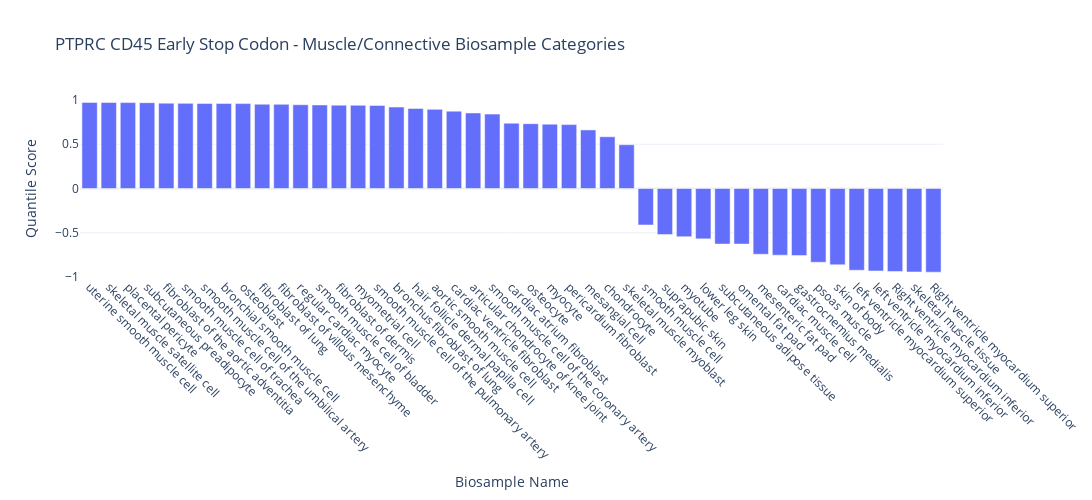
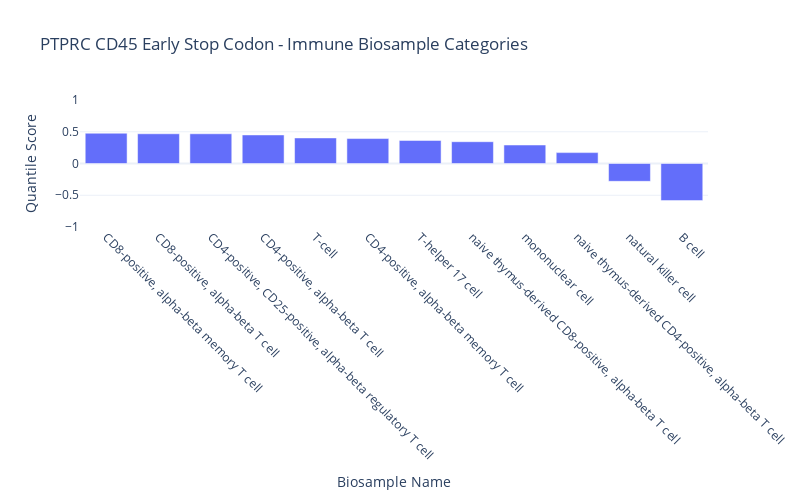
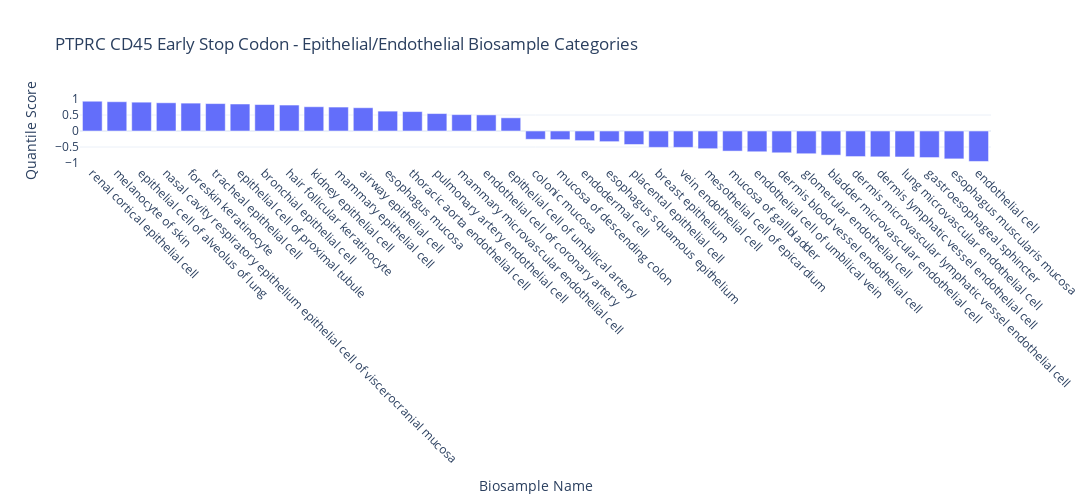
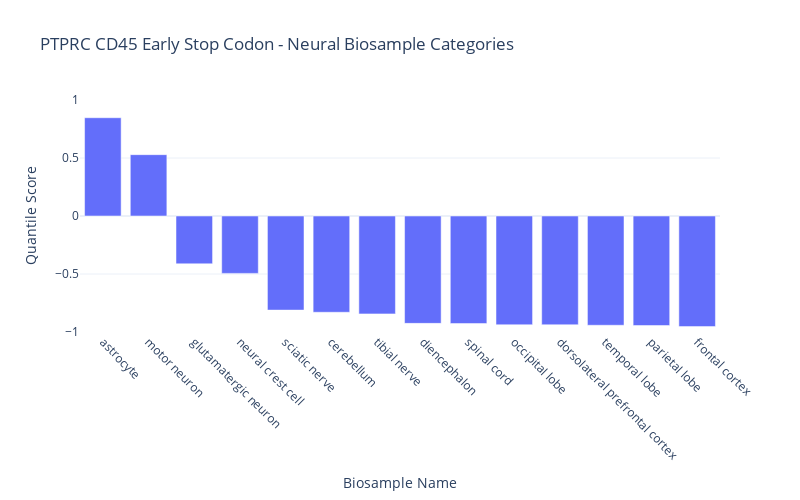

Notebook source saved alongside these figures, in order:
### Code cell
# Visualize quantile scores for all biosample names, creating separate plots for each category
import plotly.express as px
import plotly.graph_objects as go
import pandas as pd
import numpy as np
import os


# Function to map cell type to broad category
def map_category(cell):
    cell_lower = cell.lower()
    for category, keywords in categories.items():
        for keyword in keywords:
            if keyword.lower() in cell_lower:
                return category
    return "other"


# Apply mapping
rna_df["biosample_category"] = rna_df["biosample_name"].apply(map_category)

# Filter out "other" category and sort by category and quantile_score for better visualization
rna_df_filtered = rna_df[rna_df["biosample_category"] != "other"]

# Get unique categories
unique_categories = rna_df_filtered["biosample_category"].unique()

# Create output directory if it doesn't exist
output_dir = f"alphagenome_{gene}"
os.makedirs(output_dir, exist_ok=True)

# Create separate plots for each category
for category in unique_categories:
    category_data = rna_df_filtered[rna_df_filtered["biosample_category"] == category]
    category_data_sorted = category_data.sort_values("quantile_score", ascending=False)

    # Create bar plot for this category
    fig = px.bar(
        category_data_sorted,
        x="biosample_name",
        y="quantile_score",
        title=f"{gene_variant_name} - {category.replace('_', ' ').title()} Biosample Categories",
        labels={
            "quantile_score": "Quantile Score",
            "biosample_name": "Biosample Name",
        },
        width=max(
            800, len(category_data_sorted) * 30
        ),  # Adjust width based on number of items
        height=500,
        template="plotly_white",
    )

    # Update layout for better readability and consistent y-axis
    fig.update_layout(
        xaxis_tickangle=45,
        xaxis_title="Biosample Name",
        yaxis_title="Quantile Score",
        yaxis=dict(range=[-1, 1]),  # Set consistent y-axis range
    )

    # Export to files
    # Clean both gene_variant and category for safe filename
    clean_gene_variant = gene_variant_name.replace("/", "").replace(" ", "_")
    clean_category = category.replace("/", "_").replace(" ", "_")
    filename_base = f"{clean_gene_variant}_{clean_category}"
    jpg_filename = os.path.join(output_dir, f"{filename_base}.jpg")

    # Save as JPG (static image)
    fig.write_image(jpg_filename, width=fig.layout.width, height=fig.layout.height)

    # Show the plot
    fig.show()

    print(
        f"\n{category.replace('_', ' ').title()} category: {len(category_data_sorted)} biosample categories"
    )
    print("-" * 50)

print(f"\nAll plots exported to '{output_dir}' directory")

### Figure 1 — Plotly figure (JSON) as saved in the notebook; plotly's stock layout.template omitted (floating-point values rounded to 4 significant figures)
{"data": [{"hovertemplate": "Biosample Name=%{x}<br>Quantile Score=%{y}<extra></extra>", "legendgroup": "", "marker": {"color": "#636efa", "pattern": {"shape": ""}}, "name": "", "orientation": "v", "showlegend": false, "textposition": "auto", "type": "bar", "x": ["uterine smooth muscle cell", "skeletal muscle satellite cell", "placental pericyte", "subcutaneous preadipocyte", "fibroblast of the aortic adventitia", "smooth muscle cell of trachea", "smooth muscle cell of the umbilical artery", "bronchial smooth muscle cell", "osteoblast", "fibroblast of lung", "fibroblast of villous mesenchyme", "regular cardiac myocyte", "smooth muscle cell of bladder", "fibroblast of dermis", "myometrial cell", "smooth muscle cell of the pulmonary artery", "bronchus fibroblast of lung", "hair follicle dermal papilla cell", "aortic smooth muscle cell", "cardiac ventricle fibroblast", "articular chondrocyte of knee joint", "smooth muscle cell of the coronary artery", "cardiac atrium fibroblast", "osteocyte", "myocyte", "pericardium fibroblast", "mesangial cell", "chondrocyte", "skeletal muscle myoblast", "smooth muscle cell", "suprapubic skin", "myotube", "lower leg skin", "subcutaneous adipose tissue", "omental fat pad", "mesenteric fat pad", "cardiac muscle cell", "gastrocnemius medialis", "psoas muscle", "skin of body", "left ventricle myocardium superior", "left ventricle myocardium inferior", "Right ventricle myocardium inferior", "skeletal muscle tissue", "Right ventricle myocardium superior"], "xaxis": "x", "y": [0.973, 0.9717, 0.9704, 0.9697, 0.9645, 0.962, 0.9612, 0.9612, 0.9594, 0.9524, 0.9513, 0.9468, 0.9443, 0.9418, 0.9405, 0.9391, 0.9205, 0.9051, 0.8941, 0.874, 0.8535, 0.8405, 0.7379, 0.7326, 0.7273, 0.7218, 0.6618, 0.5844, 0.4946, -0.4123, -0.5203, -0.5451, -0.569, -0.6281, -0.6281, -0.7432, -0.7533, -0.7583, -0.8336, -0.8626, -0.9239, -0.9319, -0.9377, -0.9431, -0.9456], "yaxis": "y"}], "layout": {"barmode": "relative", "height": 500, "legend": {"tracegroupgap": 0}, "title": {"text": "PTPRC CD45 Early Stop Codon - Muscle/Connective Biosample Categories"}, "width": 1350, "xaxis": {"anchor": "y", "domain": [0, 1], "tickangle": 45, "title": {"text": "Biosample Name"}}, "yaxis": {"anchor": "x", "domain": [0, 1], "range": [-1, 1], "title": {"text": "Quantile Score"}}}}

### Figure 2 — Plotly figure (JSON) as saved in the notebook; plotly's stock layout.template omitted (floating-point values rounded to 4 significant figures)
{"data": [{"hovertemplate": "Biosample Name=%{x}<br>Quantile Score=%{y}<extra></extra>", "legendgroup": "", "marker": {"color": "#636efa", "pattern": {"shape": ""}}, "name": "", "orientation": "v", "showlegend": false, "textposition": "auto", "type": "bar", "x": ["CD8-positive, alpha-beta memory T cell", "CD8-positive, alpha-beta T cell", "CD4-positive, CD25-positive, alpha-beta regulatory T cell", "CD4-positive, alpha-beta T cell", "T-cell", "CD4-positive, alpha-beta memory T cell", "T-helper 17 cell", "naive thymus-derived CD8-positive, alpha-beta T cell", "mononuclear cell", "naive thymus-derived CD4-positive, alpha-beta T cell", "natural killer cell", "B cell"], "xaxis": "x", "y": [0.477, 0.4681, 0.4681, 0.4498, 0.4027, 0.393, 0.3633, 0.3431, 0.2913, 0.1713, -0.2807, -0.5844], "yaxis": "y"}], "layout": {"barmode": "relative", "height": 500, "legend": {"tracegroupgap": 0}, "title": {"text": "PTPRC CD45 Early Stop Codon - Immune Biosample Categories"}, "width": 800, "xaxis": {"anchor": "y", "domain": [0, 1], "tickangle": 45, "title": {"text": "Biosample Name"}}, "yaxis": {"anchor": "x", "domain": [0, 1], "range": [-1, 1], "title": {"text": "Quantile Score"}}}}

### Figure 3 — Plotly figure (JSON) as saved in the notebook; plotly's stock layout.template omitted (floating-point values rounded to 4 significant figures)
{"data": [{"hovertemplate": "Biosample Name=%{x}<br>Quantile Score=%{y}<extra></extra>", "legendgroup": "", "marker": {"color": "#636efa", "pattern": {"shape": ""}}, "name": "", "orientation": "v", "showlegend": false, "textposition": "auto", "type": "bar", "x": ["renal cortical epithelial cell", "melanocyte of skin", "epithelial cell of alveolus of lung", "nasal cavity respiratory epithelium epithelial cell of viscerocranial mucosa", "foreskin keratinocyte", "tracheal epithelial cell", "epithelial cell of proximal tubule", "bronchial epithelial cell", "hair follicular keratinocyte", "kidney epithelial cell", "mammary epithelial cell", "airway epithelial cell", "esophagus mucosa", "thoracic aorta endothelial cell", "pulmonary artery endothelial cell", "mammary microvascular endothelial cell", "endothelial cell of coronary artery", "epithelial cell of umbilical artery", "colonic mucosa", "mucosa of descending colon", "endodermal cell", "esophagus squamous epithelium", "placental epithelial cell", "breast epithelium", "vein endothelial cell", "mesothelial cell of epicardium", "mucosa of gallbladder", "endothelial cell of umbilical vein", "dermis blood vessel endothelial cell", "glomerular endothelial cell", "bladder microvascular endothelial cell", "dermis microvascular lymphatic vessel endothelial cell", "dermis lymphatic vessel endothelial cell", "lung microvascular endothelial cell", "gastroesophageal sphincter", "esophagus muscularis mucosa", "endothelial cell"], "xaxis": "x", "y": [0.9304, 0.915, 0.9008, 0.8819, 0.8712, 0.8566, 0.8438, 0.8264, 0.8112, 0.7583, 0.7483, 0.7273, 0.6211, 0.6067, 0.5451, 0.5119, 0.5033, 0.4123, -0.2593, -0.27, -0.3018, -0.3329, -0.4218, -0.5119, -0.5119, -0.5532, -0.6281, -0.6486, -0.6808, -0.7105, -0.7533, -0.799, -0.8072, -0.8112, -0.83, -0.8712, -0.9513], "yaxis": "y"}], "layout": {"barmode": "relative", "height": 500, "legend": {"tracegroupgap": 0}, "title": {"text": "PTPRC CD45 Early Stop Codon - Epithelial/Endothelial Biosample Categories"}, "width": 1110, "xaxis": {"anchor": "y", "domain": [0, 1], "tickangle": 45, "title": {"text": "Biosample Name"}}, "yaxis": {"anchor": "x", "domain": [0, 1], "range": [-1, 1], "title": {"text": "Quantile Score"}}}}

### Figure 4 — Plotly figure (JSON) as saved in the notebook; plotly's stock layout.template omitted (floating-point values rounded to 4 significant figures)
{"data": [{"hovertemplate": "Biosample Name=%{x}<br>Quantile Score=%{y}<extra></extra>", "legendgroup": "", "marker": {"color": "#636efa", "pattern": {"shape": ""}}, "name": "", "orientation": "v", "showlegend": false, "textposition": "auto", "type": "bar", "x": ["astrocyte", "motor neuron", "glutamatergic neuron", "neural crest cell", "sciatic nerve", "cerebellum", "tibial nerve", "diencephalon", "spinal cord", "occipital lobe", "dorsolateral prefrontal cortex", "temporal lobe", "parietal lobe", "frontal cortex"], "xaxis": "x", "y": [0.8471, 0.5287, -0.4123, -0.4946, -0.8112, -0.83, -0.8438, -0.9256, -0.9272, -0.9377, -0.9377, -0.9418, -0.9443, -0.9535], "yaxis": "y"}], "layout": {"barmode": "relative", "height": 500, "legend": {"tracegroupgap": 0}, "title": {"text": "PTPRC CD45 Early Stop Codon - Neural Biosample Categories"}, "width": 800, "xaxis": {"anchor": "y", "domain": [0, 1], "tickangle": 45, "title": {"text": "Biosample Name"}}, "yaxis": {"anchor": "x", "domain": [0, 1], "range": [-1, 1], "title": {"text": "Quantile Score"}}}}
